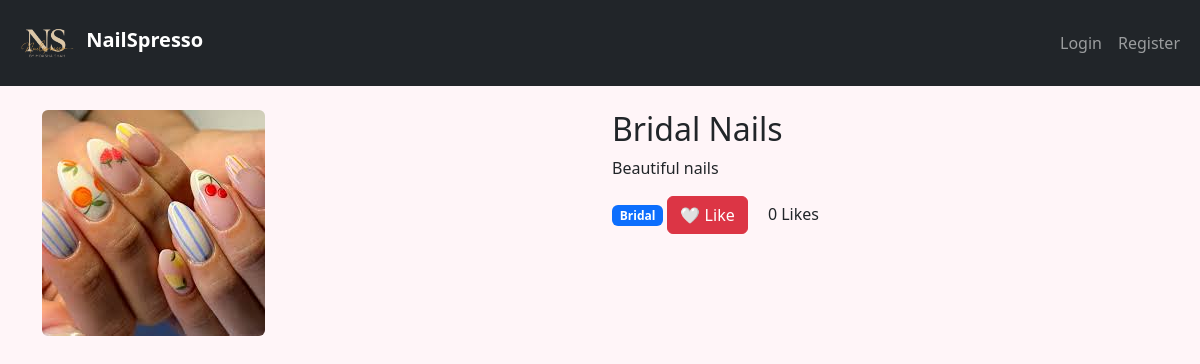
/gallery/1/, run on the app's committed database.
### gallery/models.py (models this page shows, shortened)
class NailDesign(models.Model):
    category = models.ForeignKey(
        Category,
        on_delete=models.CASCADE,
        related_name='designs',
        null=True,
        blank=True,
    )
    title = models.CharField(max_length=200)
    image = models.ImageField(
        upload_to='designs/',
        null=True,
        blank=True
    )
    description = models.TextField(
        null=True,
        blank=True
    )
    created_at = models.DateTimeField(
        auto_now_add=True
    )
    @property
    def total_likes(self):
        return self.user_likes.count()

class Category(models.Model):
    name = models.CharField(max_length=100, null=True, blank=True)
    def __str__(self):
        return self.name

### gallery/views.py (the view, shortened to what this page needs)
def design_detail(request, pk):
    design = get_object_or_404(
        NailDesign,
        pk=pk
    )
    is_saved = False
    is_liked = False
    return render(
        request,
        'gallery/design_detail.html',
        {
            'design': design,
            'is_saved': is_saved,
            'is_liked': is_liked,
        }
    )

### templates/gallery/design_detail.html (shortened to what this page needs)
{% extends 'base.html' %}
{% block content %}
<div class="row">
<div class="col-md-6">
    <img src="{{ design.image.url }}"
         class="img-fluid rounded">
</div>
<div class="col-md-6">
    <h2>
        {{ design.title }}
    </h2>
    <p>
        {{ design.description }}
    </p>
    <span class="badge bg-primary">
        {{ design.category }}
    </span>
    {% if is_liked %}
        <a href="{% url 'like_design' design.id %}"
           class="btn btn-success">
            ❤️ Liked
        </a>
    {% else %}
        <a href="{% url 'like_design' design.id %}"
           class="btn btn-danger">
            🤍 Like
        </a>
    {% endif %}
    <span class="ms-3">
    {{ design.total_likes }} Likes
    </span>
</div>
</div>
{% endblock %}

### static/css/style.css (style rules this page uses)
body { background:#fff5f8; }

### data on the page
NailDesign: image (picture), title "Bridal Nails", description "Beautiful nails", category "Bridal", total_likes "0"
